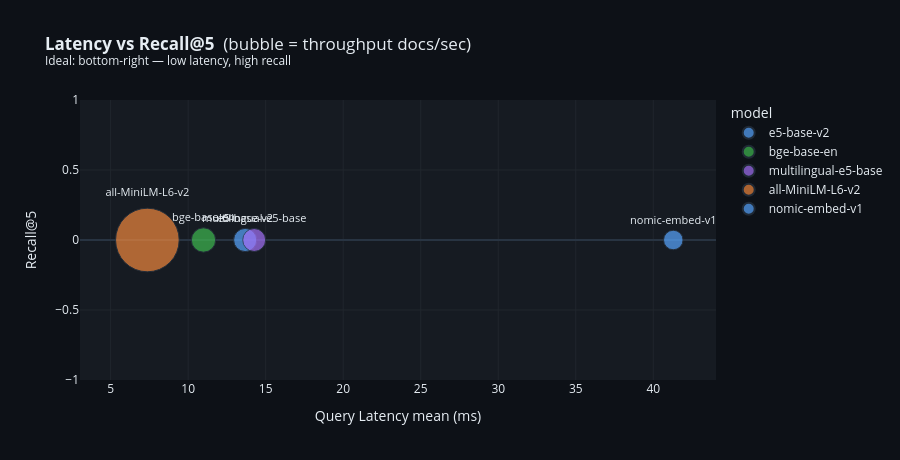

This figure's notebook cell:
### Code cell
# ── Latency vs Recall@5 bubble chart — the sweet-spot view ───────────
fig_s = px.scatter(
    df, x='latency_ms_mean', y='recall@5', text='model',
    size='throughput_docs_s', color='model',
    color_discrete_sequence=COLORS, size_max=45,
    title='<b>Latency vs Recall@5</b>  (bubble = throughput docs/sec)<br>'
          '<sup>Ideal: bottom-right — low latency, high recall</sup>',
    labels={'latency_ms_mean': 'Query Latency mean (ms)', 'recall@5': 'Recall@5'},
    template='plotly_dark',
)
fig_s.update_traces(textposition='top center', textfont_size=11)
fig_s.update_layout(paper_bgcolor='#0d1117', plot_bgcolor='#161b22',
                    font=dict(color='#e6edf3'), height=460,
                    xaxis=dict(gridcolor='#21262d'), yaxis=dict(gridcolor='#21262d'))
fig_s.show()

### Figure 1 — Plotly figure (JSON) as saved in the notebook; plotly's stock layout.template omitted (floating-point values rounded to 4 significant figures)
{"data": [{"hovertemplate": "model=%{text}<br>Query Latency mean (ms)=%{x}<br>Recall@5=%{y}<br>throughput_docs_s=%{marker.size}<extra></extra>", "legendgroup": "e5-base-v2", "marker": {"color": "#58a6ff", "size": [30.3], "sizemode": "area", "sizeref": 0.1129, "symbol": "circle"}, "mode": "markers+text", "name": "e5-base-v2", "orientation": "v", "showlegend": true, "text": ["e5-base-v2"], "textfont": {"size": 11}, "textposition": "top center", "type": "scatter", "x": [13.68], "xaxis": "x", "y": [0.0], "yaxis": "y"}, {"hovertemplate": "model=%{text}<br>Query Latency mean (ms)=%{x}<br>Recall@5=%{y}<br>throughput_docs_s=%{marker.size}<extra></extra>", "legendgroup": "bge-base-en", "marker": {"color": "#3fb950", "size": [33.5], "sizemode": "area", "sizeref": 0.1129, "symbol": "circle"}, "mode": "markers+text", "name": "bge-base-en", "orientation": "v", "showlegend": true, "text": ["bge-base-en"], "textfont": {"size": 11}, "textposition": "top center", "type": "scatter", "x": [10.99], "xaxis": "x", "y": [0.0], "yaxis": "y"}, {"hovertemplate": "model=%{text}<br>Query Latency mean (ms)=%{x}<br>Recall@5=%{y}<br>throughput_docs_s=%{marker.size}<extra></extra>", "legendgroup": "multilingual-e5-base", "marker": {"color": "#a371f7", "size": [29.8], "sizemode": "area", "sizeref": 0.1129, "symbol": "circle"}, "mode": "markers+text", "name": "multilingual-e5-base", "orientation": "v", "showlegend": true, "text": ["multilingual-e5-base"], "textfont": {"size": 11}, "textposition": "top center", "type": "scatter", "x": [14.26], "xaxis": "x", "y": [0.0], "yaxis": "y"}, {"hovertemplate": "model=%{text}<br>Query Latency mean (ms)=%{x}<br>Recall@5=%{y}<br>throughput_docs_s=%{marker.size}<extra></extra>", "legendgroup": "all-MiniLM-L6-v2", "marker": {"color": "#f0883e", "size": [228.7], "sizemode": "area", "sizeref": 0.1129, "symbol": "circle"}, "mode": "markers+text", "name": "all-MiniLM-L6-v2", "orientation": "v", "showlegend": true, "text": ["all-MiniLM-L6-v2"], "textfont": {"size": 11}, "textposition": "top center", "type": "scatter", "x": [7.37], "xaxis": "x", "y": [0.0], "yaxis": "y"}, {"hovertemplate": "model=%{text}<br>Query Latency mean (ms)=%{x}<br>Recall@5=%{y}<br>throughput_docs_s=%{marker.size}<extra></extra>", "legendgroup": "nomic-embed-v1", "marker": {"color": "#58a6ff", "size": [21.5], "sizemode": "area", "sizeref": 0.1129, "symbol": "circle"}, "mode": "markers+text", "name": "nomic-embed-v1", "orientation": "v", "showlegend": true, "text": ["nomic-embed-v1"], "textfont": {"size": 11}, "textposition": "top center", "type": "scatter", "x": [41.29], "xaxis": "x", "y": [0.0], "yaxis": "y"}], "layout": {"font": {"color": "#e6edf3"}, "height": 460, "legend": {"itemsizing": "constant", "title": {"text": "model"}, "tracegroupgap": 0}, "paper_bgcolor": "#0d1117", "plot_bgcolor": "#161b22", "title": {"text": "<b>Latency vs Recall@5</b>  (bubble = throughput docs/sec)<br><sup>Ideal: bottom-right — low latency, high recall</sup>"}, "xaxis": {"anchor": "y", "domain": [0, 1], "gridcolor": "#21262d", "title": {"text": "Query Latency mean (ms)"}}, "yaxis": {"anchor": "x", "domain": [0, 1], "gridcolor": "#21262d", "title": {"text": "Recall@5"}}}}
